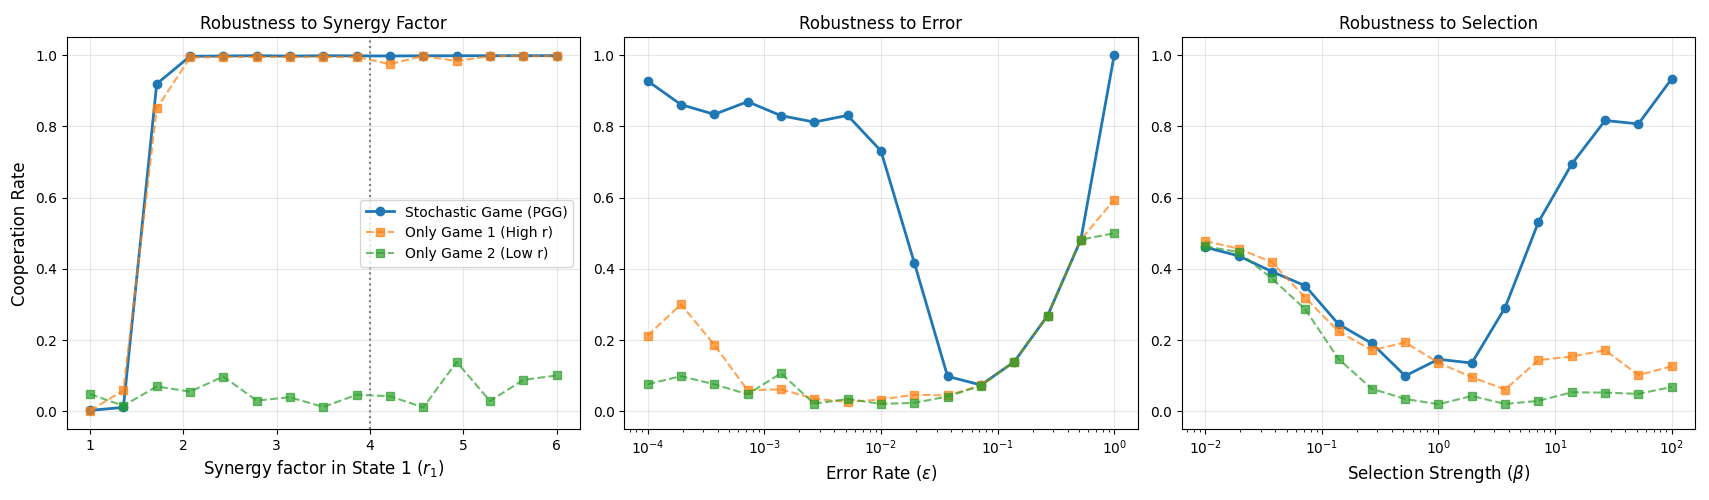

Recreate this plot in Python.
import numpy as np
import matplotlib.pyplot as plt
from functools import partial
from multiprocessing import Pool
from tqdm import tqdm
import os

# Import custom Numba core and simulation runner modules
import numba_core as core
import simulation_runner as runner

# ==========================================
# 1. PGG Default Parameter Configuration
# ==========================================
GR_SIZE = 4         # Group size (4-player game)
N_POP = 100         # Population size
N_GEN = 10000       # Evolution generations (PGG converges slowly, suggest running longer)
RUNS_PER_POINT = 24 # Number of runs per data point for averaging

# Default Baseline Values
DEF_R1 = 1.6   # Default High Benefit (Note: In PGG, r must be > 1 or even > n to be significant)
DEF_R2 = 1.2   # Default Low Benefit
DEF_C = 1.0    # Cost
DEF_BETA = 100 # Selection Strength (PGG usually requires stronger selection)
DEF_EPS = 0.001 # Error Rate

# ==========================================
# 2. Single Point Calculation Core
# ==========================================
def run_pgg_point(params):
    """
    Runs PGG simulation for a specific set of parameters.
    """
    r1, r2, c, beta, eps = params
    
    # 1. Pre-computation (done within the process to avoid transferring large objects across processes)
    binom_matrix = core.calc_binom(N_POP, GR_SIZE)
    all_strats = core.get_strategies(GR_SIZE)
    
    # 2. Generate random seeds
    seeds = np.random.randint(0, 1e9, RUNS_PER_POINT)
    
    # 3. Construct partial function
    # Note: This calls runner.run_batch_simulation (your original PGG runner)
    func = partial(runner.run_batch_simulation, 
                   n_gen=N_GEN, gr_size=GR_SIZE, beta=beta, 
                   r1=r1, r2=r2, c=c, 
                   binom_matrix=binom_matrix, all_strats=all_strats, epsilon=eps)
    
    # 4. Execute runs serially (parallelism is handled at the outer sweep level)
    results = [func(s) for s in seeds]
    
    # 5. Calculate steady-state average (using the last 50% of generations)
    cut = int(N_GEN * 0.5)
    ms = np.mean([np.mean(r[0][cut:]) for r in results]) # Stochastic
    m1 = np.mean([np.mean(r[1][cut:]) for r in results]) # Only Game 1
    m2 = np.mean([np.mean(r[2][cut:]) for r in results]) # Only Game 2
    
    return ms, m1, m2

# ==========================================
# 3. Parameter Sweep Controller
# ==========================================
def run_pgg_sweep(param_name, values, ax, label_x):
    print(f"Sweeping PGG Parameter: {param_name}...")
    
    param_list = []
    for val in values:
        # Reset to default values
        p = [DEF_R1, DEF_R2, DEF_C, DEF_BETA, DEF_EPS]
        
        # Modify the specific parameter
        if param_name == 'r1': p[0] = val
        elif param_name == 'eps': p[4] = val
        elif param_name == 'beta': p[3] = val
            
        param_list.append(tuple(p))
    
    # Parallel computation
    # Limit CPU cores to prevent overheating
    cpu_count = os.cpu_count()
    safe_cores = max(1, int(cpu_count * 0.7))
    
    with Pool(processes=safe_cores) as pool:
        results = list(tqdm(pool.imap(run_pgg_point, param_list), total=len(values)))
        
    # Unpack results
    ys = np.array([r[0] for r in results]) # Stochastic
    y1 = np.array([r[1] for r in results]) # Game 1
    y2 = np.array([r[2] for r in results]) # Game 2
    
    # Plotting
    ax.plot(values, ys, 'o-', label='Stochastic Game (PGG)', linewidth=2)
    ax.plot(values, y1, 's--', label='Only Game 1 (High r)', alpha=0.7)
    ax.plot(values, y2, 's--', label='Only Game 2 (Low r)', alpha=0.7)
    
    ax.set_ylim(-0.05, 1.05)
    ax.set_xlabel(label_x, fontsize=12)
    ax.grid(True, alpha=0.3)
    
    # Handle log scale for specific parameters
    if param_name in ['eps', 'beta']:
        ax.set_xscale('log')

# ==========================================
# 4. Main Execution Block
# ==========================================
if __name__ == '__main__':
    print("Starting generation of PGG (Public Goods Game) parameter robustness analysis plots...")
    print(f"Group Size: {GR_SIZE}, Population: {N_POP}")
    
    fig, axes = plt.subplots(1, 3, figsize=(18, 5))
    
    # --- Plot 1: Varying Synergy Factor r1 ---
    # In PGG, cooperation is typically beneficial only if r/n > c. 
    # With n=4, c=1, r must be greater than 4 for cooperation to emerge easily.
    # We scan from 1.0 to 6.0.
    r1_vals = np.linspace(1.0, 6.0, 15)
    run_pgg_sweep('r1', r1_vals, axes[0], r'Synergy factor in State 1 ($r_1$)')
    axes[0].set_ylabel('Cooperation Rate', fontsize=12)
    axes[0].set_title('Robustness to Synergy Factor')
    axes[0].legend()
    # Draw a reference line at r=4 (since Group Size=4)
    axes[0].axvline(GR_SIZE, color='gray', linestyle=':', label='r=n')
    
    # --- Plot 2: Varying Error Rate epsilon ---
    eps_vals = np.logspace(-4, 0, 15)
    run_pgg_sweep('eps', eps_vals, axes[1], r'Error Rate ($\epsilon$)')
    axes[1].set_title('Robustness to Error')

    # --- Plot 3: Varying Selection Strength beta ---
    beta_vals = np.logspace(-2, 2, 15)
    run_pgg_sweep('beta', beta_vals, axes[2], r'Selection Strength ($\beta$)')
    axes[2].set_title('Robustness to Selection')
    
    plt.tight_layout()
    plt.show()
